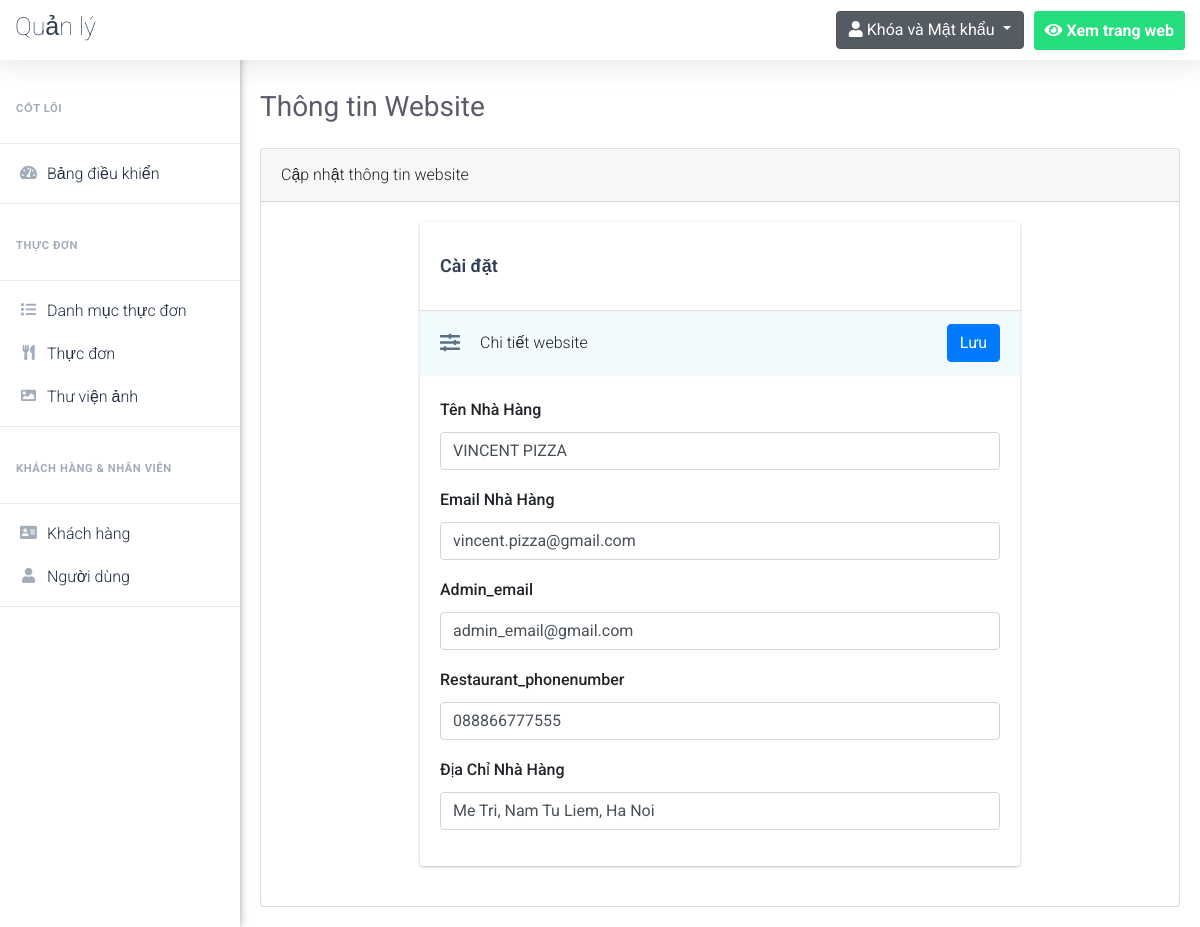
The app's page /restaurant-website-php-mysql/admin/website-settings.php (signed in), older data.
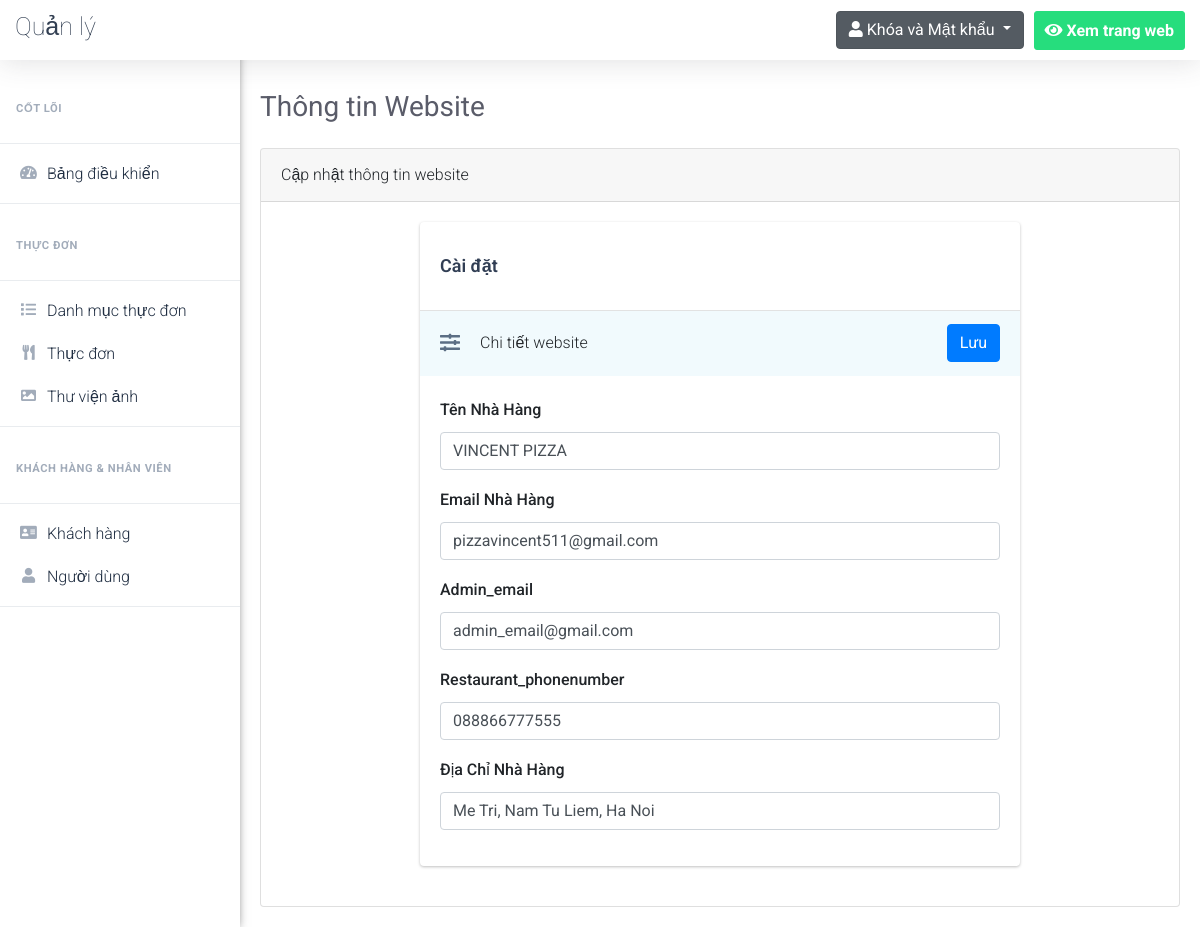
The same page, newer data.
### tables this page shows
CREATE TABLE `website_settings` (
  `option_id` int(5) NOT NULL,
  `option_name` varchar(255) NOT NULL,
  `option_value` varchar(255) NOT NULL
);

### restaurant-website-php-mysql/admin/website-settings.php (the view, shortened to what this page needs)
<?php
    if(isset($_SESSION['username_restaurant_qRewacvAqzA']) && isset($_SESSION['password_restaurant_qRewacvAqzA']))
    {
        include 'Includes/templates/header.php';
        include 'Includes/templates/navbar.php';
        $stmt = $con->prepare("SELECT * FROM website_settings");
        $stmt->execute();
        $options = $stmt->fetchAll();
        ?>
            <div class="card">
                <div class="card-header">
                    Cập nhật thông tin website
                   </div>
                <div class="card-body">
                    <form method="POST" class="website_settings_form" action="website-settings.php">
                           <div class="panel-X">
                            <div class="panel-header-X">
                                <div class="main-title">
                                    Cài đặt
                                </div>
                            </div>
                            <div class="save-header-X">
                                <div style="display:flex">
                                    <div class="icon">
                                        <i class="fa fa-sliders-h"></i>
                                    </div>
                                    <div class="title-container">Chi tiết website</div>
                                </div>
                                <div class="button-controls">
                                    <button type="submit" name="save_settings" class="btn btn-primary">Lưu</button>
                                </div>
                            </div>
                            <div class="panel-body-X">
                            <?php
                                $translations = [
                                    'restaurant_name' => 'Tên nhà hàng',
                                    'restaurant_email' => 'Email nhà hàng',
                                    'restaurant_address' => 'Địa chỉ nhà hàng',
                                    'restaurant_phone' => 'Số điện thoại nhà hàng',
                                    'restaurant_description' => 'Mô tả nhà hàng'
                                ];
                                foreach ($options as $option)
                                {
                                    $label = isset($translations[$option['option_name']]) ? $translations[$option['option_name']] : $option['option_name'];
                                    ?>
                                    <div class="form-group">
                                        <label for="<?php echo $option['option_name'] ?>" class="option-label">
                                        	<?php echo $label; ?>
                                        </label>
                                        <input type="text" value="<?php echo (isset($_POST[$option['option_name']]))?$_POST[$option['option_name']]:$option['option_value']; ?>" name="<?php echo $option['option_name']; ?>" class="form-control" required>
                                    </div>
                                    <?php
                                }
                            ?>
                            </div>
                        </div>
                    </form>
                </div>
            </div>
        <?php
        include 'Includes/templates/footer.php';
    }
    else
    {
        header('Location: index.php');
        exit();
    }
?>

Row changes from the older to the newer data that the page shows:
changed website_settings "Email Nhà Hàng": restaurant_email "vincent.pizza@gmail.com" → "pizzavincent511@gmail.com"
